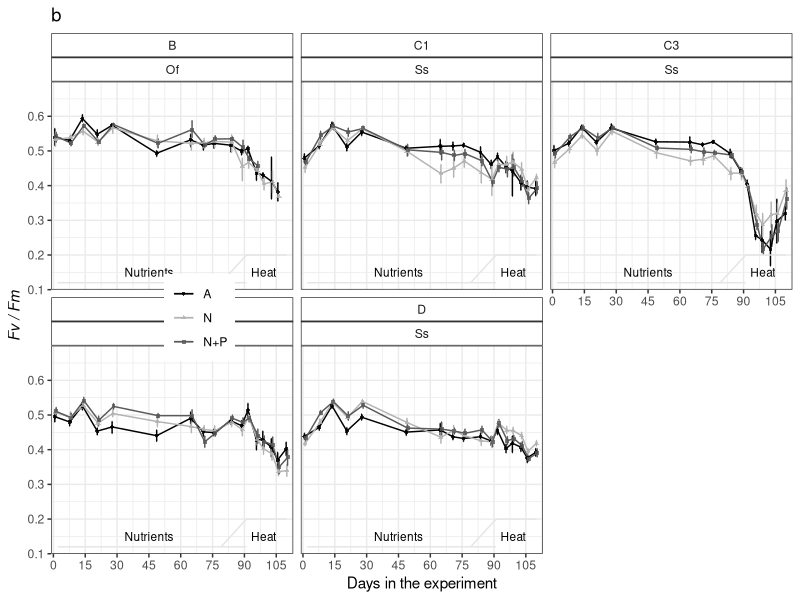
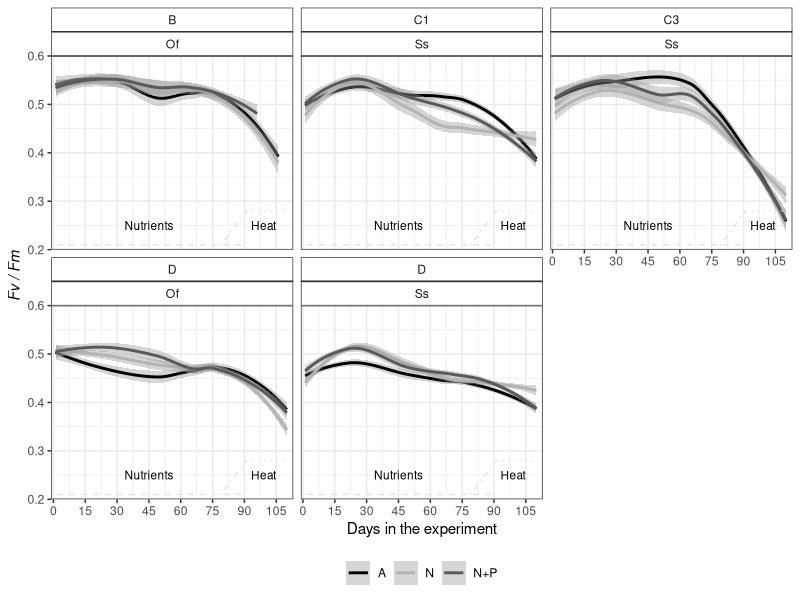
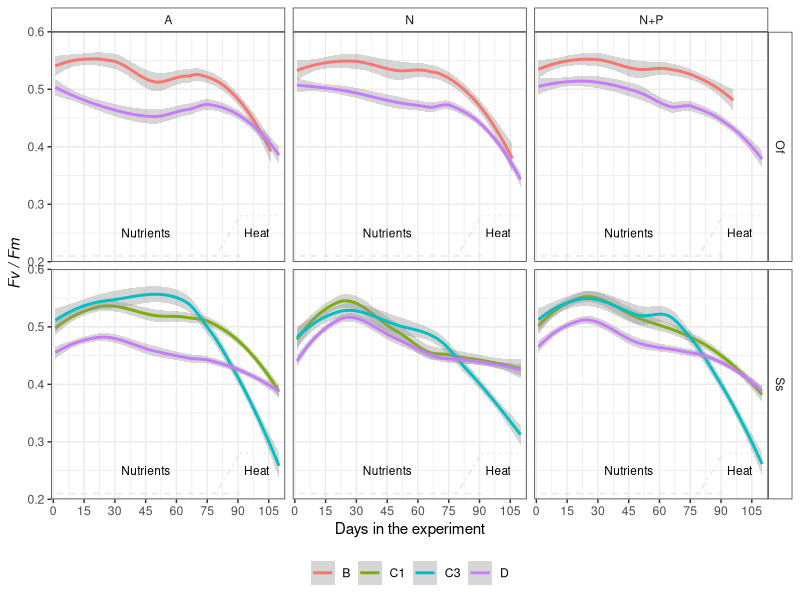
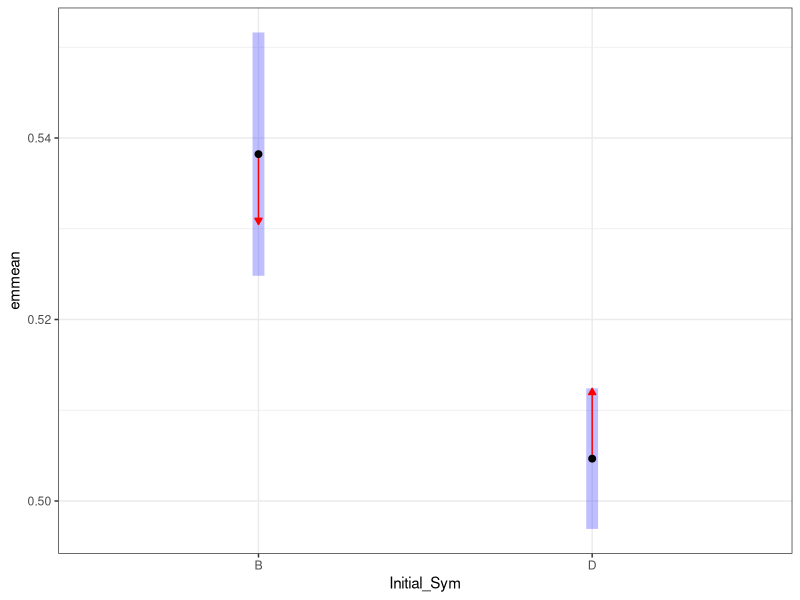

Recreate these plots in R, in order. (Note: this script raises an error after producing the figures.)
## ---- chunk 1
knitr::opts_chunk$set(echo = TRUE, warning=FALSE, message=FALSE, fig.width=7, fig.height=7)
## ---- chunk 2

# Load libraries and sources required to run the script
    library(tidyverse)
    library(ggthemes)
    library(lmerTest)
    library(emmeans)
    library(multcomp)
    library(effects)

# Default ggplot settings

    Fill.colour<-scale_colour_manual(values = c("black", "gray70", "gray35"))

    ggthe_bw<-theme(plot.background=element_blank(),
          panel.grid.major.y = element_blank(),
          panel.grid.major.x = element_blank(),
          panel.grid.minor.x = element_blank(),
          panel.grid.minor.y = element_blank(),
          legend.box.background = element_rect(),
          panel.background =element_rect(fill = NA, color = "black")
          )+
    theme_bw()
## ---- chunk 3
 # Experiment time points (metadata) 
    TimePoints<-read.csv("YII_Data/Time_Points.csv")
    TimePoints$Date<-as.Date(TimePoints$Date, "%m/%d/%y")

 #Ofav    
    YII.Ofav<-read.csv("YII_Data/YII_Nutrients_Ofav.csv")
      YII.Ofav$Fragment<-as.character(YII.Ofav$Fragment) 
      YII.Ofav$Colony<-factor(as.character(YII.Ofav$Colony), 
                            levels=c("34","20", "6", "31"))  # D dominance order
      YII.Ofav$Genotype<-paste("Of", YII.Ofav$Colony, sep = "_")
      YII.Ofav$Spp<-"Of"
      YII.Ofav$Initial_Sym<-NULL
      
      YII.Ofav$Initial_Sym[YII.Ofav$Genotype=="Of_31"]<-"B"
      YII.Ofav$Initial_Sym[YII.Ofav$Genotype!="Of_31"]<-"D"

            
# Ssid      
    YII.Ssid<-read.csv("YII_Data/YII_Nutrients_Ssid.csv")
      YII.Ssid$Colony<-factor(as.character(YII.Ssid$Colony), 
                                 levels=c("22","23","27", "28",
                                          "20", "24","30") )  # D dominance order
      YII.Ssid$Genotype<-paste("Ss", YII.Ssid$Colony, sep = "_")
      YII.Ssid$Spp<-"Ss"
      
      YII.Ssid$Initial_Sym[YII.Ssid$Genotype=="Ss_22"|
                           YII.Ssid$Genotype=="Ss_23"|
                           YII.Ssid$Genotype=="Ss_27"]<-"D"
      
      YII.Ssid$Initial_Sym[YII.Ssid$Genotype=="Ss_20"|
                           YII.Ssid$Genotype=="Ss_28"]<-"C1"
      
      YII.Ssid$Initial_Sym[YII.Ssid$Genotype=="Ss_24"|
                           YII.Ssid$Genotype=="Ss_30"]<-"C3"

  # Pool all species the data
      YII.data<-dplyr::bind_rows(list(YII.Ofav,YII.Ssid))
      YII.data<-YII.data[,-1]

        
      
      summary(YII.data)
      
# Organize data type
      YII.data$Date<-as.Date(YII.data$Date, "%m/%d/%y")
      YII.data$Days<-(as.numeric(YII.data$Date) -17485)
      
      YII.data$Spp <- as.factor(YII.data$Spp)
      YII.data$Treatment <- as.character(YII.data$Treatment)
      YII.data$Treatment[YII.data$Treatment == "Control"] <- "A"
      YII.data$Treatment[YII.data$Treatment == "NP"] <- "N+P"
      YII.data$Treatment <- as.factor(YII.data$Treatment)
      YII.data$Genotype<-factor(as.character(YII.data$Genotype), 
                             levels=c(
                            "Of_34","Of_20","Of_6", "Of_31",
                            "Ss_22","Ss_23","Ss_27", "Ss_28",
                            "Ss_20", "Ss_24","Ss_30"
                             ))  # D dominance order
      YII.data$Fragment <- paste(YII.data$Spp, YII.data$Fragment, sep = "_")
      
   # Add timepoints
      YII.data<-left_join(YII.data, TimePoints, by="Date")
      YII.data$SampleID <- paste(YII.data$Fragment, YII.data$Time_Point, sep = "_")
      
# Check the data
      str(YII.data)
      summary(YII.data)
      # YII.data<-YII.data[order(
      #   YII.data$Spp, YII.data$Treatment, YII.data$Replicate,
      #   YII.data$Fragment, YII.data$Date),]
      YII.data<-YII.data[order(
        YII.data$Spp, YII.data$Date, YII.data$Treatment, YII.data$Replicate,
        YII.data$Fragment),]
      #write.csv(YII.data, "Outputs/All_YII_data.csv", row.names = F)
    
    # Remove baseline values
      YII.data<-subset(YII.data, Days>-1)
    # Remove recovery values
      YII.data<-subset(YII.data, Days<112)
      # write.csv(YII.data, "Outputs/Experiment_YII_data.csv", row.names = F)  
    # YII.Wide<- reshape(YII.data, idvar = "Fragment", timevar = "Days", direction = "wide")
      
      #Spp.fragments<-YII.data %>% 
        #group_by(Spp, Genotype, Treatment, Replicate) %>% count(Fragment)
      #Spp.fragments
      #write.csv(Spp.fragments, "Outputs/Meassurments_perFragments.csv", row.names = F)

## ---- chunk 4
YII_Treat_OfSs<- ggplot(data=subset(YII.data, Spp!="Ac"), aes (Days, YII, colour=factor(Treatment), shape=factor(Treatment))) + ggtitle("b") +
        ggthe_bw + Fill.colour+
        stat_summary(fun.data = "mean_cl_boot",geom = "errorbar", width = 1,
                     position = position_dodge(1) )+
        stat_summary(fun.y=mean, geom="line", position = position_dodge(1), 
                     linetype=1, alpha=1) + 
         stat_summary(fun.y=mean, geom="point", size =1,
                   position=position_dodge(width=1), alpha=0.8)  +
        theme(legend.position=c(0.2, 0.5),
        legend.title = element_blank(), 
        strip.background =element_rect(fill=NA)) + # geom_smooth()+
      
    scale_y_continuous(limits = c(0.1, 0.7),
                           breaks = seq(0.1, 0.6, 0.1),  
                           expand = c(0, 0),
                           name=expression(~italic("Fv / Fm"))) +
        scale_x_continuous(name="Days in the experiment",
                           limits = c(-1,113),
                           breaks = seq(0, 113, 15),  
                           expand = c(0, 0))+
        annotate("segment", x = 2, xend = 91, y = 0.12, yend = 0.12,
                  colour = "gray90", linetype=1)+
        annotate("segment", x = 79, xend = 91, y = 0.12, yend = 0.20,
                  colour = "gray90", linetype=1)+
        annotate("segment", x = 91, xend = 110, y = 0.20, yend = 0.20,
                  colour = "gray90", linetype=1)
        
      
      FigureS4<-YII_Treat_OfSs + #facet_grid (Spp~.)+
        annotate("text", x = 45, y = 0.15, label = "Nutrients", size=3)+
        annotate("text", x = 99, y = 0.15, label = "Heat", size=3)
    FigureS4+facet_wrap(Initial_Sym~Spp)

## ---- chunk 5
YII_Treat_Spp_Sym<- ggplot(data=subset(YII.data), aes (Days, YII, colour=factor(Treatment))) +
         ggthe_bw + Fill.colour + geom_smooth()+
  #stat_summary(fun.data = "mean_cl_boot",geom = "errorbar", width = 1,
  #                  position = position_dodge(1) )+
  #stat_summary(fun.y=mean, geom="line", position = position_dodge(1), linetype=1, alpha=1) + 
  #stat_summary(fun.y=mean, geom="point", size =1,
  #                 position=position_dodge(width=1), alpha=0.8)  +
  theme(legend.position="bottom", 
              legend.title = element_blank(),
              strip.background = element_rect(fill="white"))+
  scale_y_continuous(limits = c(0.2, 0.6),
                           breaks = seq(0.1, 0.6, 0.1),  
                           expand = c(0, 0),
                           name=expression(~italic("Fv / Fm"))) +
  scale_x_continuous(name="Days in the experiment",
                           limits = c(-1,113),
                           breaks = seq(0, 113, 15),  
                           expand = c(0, 0))+
  annotate("segment", x = 2, xend = 91, y = 0.21, yend = 0.21,
                  colour = "gray90", linetype=2)+
  annotate("segment", x = 79, xend = 91, y = 0.21, yend = 0.28,
                  colour = "gray90", linetype=4)+
  annotate("segment", x = 91, xend = 110, y = 0.28, yend = 0.28,
                  colour = "gray90", linetype=3)

        
FigureS4b<-YII_Treat_Spp_Sym + facet_wrap (Initial_Sym~Spp)+
        annotate("text", x = 45, y = 0.25, label = "Nutrients", size=3)+
        annotate("text", x = 99, y = 0.25, label = "Heat", size=3)
FigureS4b

#ggsave(file="Outputs/Fig_S4_Ofav-Ssid_YII_Treatb.svg", plot=FigureS4b, width=7, height=6)
## ---- chunk 6
YII_Treat_Sym_Spp<- ggplot(data=subset(YII.data), aes (Days, YII, colour=factor(Initial_Sym))) +
         ggthe_bw + geom_smooth()+
  #stat_summary(fun.data = "mean_cl_boot",geom = "errorbar", width = 1,
  #                  position = position_dodge(1) )+
  #stat_summary(fun.y=mean, geom="line", position = position_dodge(1), linetype=1, alpha=1) + 
  #stat_summary(fun.y=mean, geom="point", size =1,
  #                 position=position_dodge(width=1), alpha=0.8)  +
  theme(legend.position="bottom", 
              legend.title = element_blank(),
              strip.background = element_rect(fill="white"))+
  scale_y_continuous(limits = c(0.2, 0.6),
                           breaks = seq(0.1, 0.6, 0.1),  
                           expand = c(0, 0),
                           name=expression(~italic("Fv / Fm"))) +
  scale_x_continuous(name="Days in the experiment",
                           limits = c(-1,113),
                           breaks = seq(0, 113, 15),  
                           expand = c(0, 0))+
  annotate("segment", x = 2, xend = 91, y = 0.21, yend = 0.21,
                  colour = "gray90", linetype=2)+
  annotate("segment", x = 79, xend = 91, y = 0.21, yend = 0.28,
                  colour = "gray90", linetype=4)+
  annotate("segment", x = 91, xend = 110, y = 0.28, yend = 0.28,
                  colour = "gray90", linetype=3)

        
FigureS4c<-YII_Treat_Sym_Spp + facet_grid (Spp~Treatment)+
        annotate("text", x = 45, y = 0.25, label = "Nutrients", size=3)+
        annotate("text", x = 99, y = 0.25, label = "Heat", size=3)
FigureS4c

## ---- chunk 7
#Time as a factor, not as int
      str(YII.data)
      YII.data$DaysF<-as.factor(YII.data$Days)
## ---- chunk 8

YII.Ofav<-subset(YII.data, Spp=="Of")

YII.Ofav.0<-subset(YII.Ofav, Days<2)
YII.Ofav.C<-subset(YII.Ofav, Days<77)
YII.Ofav.C.1<-subset(YII.Ofav.C, Days>2)
YII.Ofav.H<-subset(YII.Ofav, Days>76)

## ---- chunk 9

YII.Ssid<-subset(YII.data, Spp=="Ss")

YII.Ssid.0<-subset(YII.Ssid, Days<2)
YII.Ssid.C<-subset(YII.Ssid, Days<77)
YII.Ssid.C.1<-subset(YII.Ssid.C, Days>2)
YII.Ssid.H<-subset(YII.Ssid, Days>76)

## ---- chunk 10

LME_Ofav0<-lmer(YII ~ Treatment + Initial_Sym + (1|Replicate), 
                     data=YII.Ofav.0)
     #step (LME_Ofav0) 
     anova(LME_Ofav0) # Treatment not significant        
     ranova(LME_Ofav0) #  Replicate is not significant         
     

LME_Ofav0<-lm(YII ~ Initial_Sym, data=YII.Ofav.0)
     step (LME_Ofav0) 
     anova(LME_Ofav0)         

# EMMs
    Ofav.YII.emm0<-emmeans(LME_Ofav0, ~ Initial_Sym)
      # contrast(Ssid.YII.emm, "tukey")
      
      # Tukey comparison (do not trust CI to compare EMMs)
      plot(emmeans(LME_Ofav0, ~Initial_Sym), comparisons = TRUE) +
        coord_flip(xlim = NULL, ylim = NULL, expand = TRUE) +
        theme_bw()
      
      Ofav.YII_groups0<-cld(Ofav.YII.emm0, by=NULL) # compact-letter display
      Ofav.YII_groups0
      # write.csv(Ofav.YII_groups0, "Outputs/Multicomp_OfavYII0.csv", row.names = F)

## ---- chunk 11

LME_Ssid0<-lmer(YII ~ Treatment + Initial_Sym +(1|Replicate), 
                     data=YII.Ssid.0)
     step (LME_Ssid0) #  Treatemnt and replicate are significant :/
     anova(LME_Ssid0)         
     ranova(LME_Ssid0)         
     

# EMMs
      Ssid.YII.emm0<-emmeans(LME_Ssid0, ~ Initial_Sym)
      # contrast(Ssid.YII.emm, "tukey")
      
      # Tukey comparison (do not trust CI to compare EMMs)
      plot(emmeans(LME_Ssid0, ~Initial_Sym), comparisons = TRUE) +
        coord_flip(xlim = NULL, ylim = NULL, expand = TRUE) +
        theme_bw()
      
      Ssid.YII_groups0<-cld(Ssid.YII.emm0, by=NULL) # compact-letter display
      Ssid.YII_groups0
      # write.csv(Ssid.YII_groups0, "Outputs/Multicomp_SsidYII0.csv", row.names = F)

## ---- chunk 12
LME_Ofav1.1<-lmer(YII ~ Treatment * Initial_Sym + (1|Fragment), 
                     data=YII.Ofav.C.1)
     step (LME_Ofav1.1) #  Replicate is significant
     anova(LME_Ofav1.1)         
     ranova(LME_Ofav1.1)         
     
# EMMs
    Ofav.YII.emm1.1<-emmeans(LME_Ofav1.1, ~ Initial_Sym|Treatment)
    # contrast(Ssid.YII.emm, "tukey")
      
    # Tukey comparison (do not trust CI to compare EMMs)
      plot(emmeans(LME_Ofav1.1, ~Treatment|Initial_Sym), comparisons = TRUE) +
      coord_flip(xlim = NULL, ylim = NULL, expand = TRUE) + facet_grid(~Initial_Sym) +
        theme_bw()
      
      Ofav.YII.emm1.1<-cld(Ofav.YII.emm1.1, by=NULL) # compact-letter display
      Ofav.YII.emm1.1
      #write.csv(Ofav.YII.emm1.1, "Outputs/Multicomp_OfavYII1.csv", row.names = F)

## ---- chunk 13
 
# 1. Ofav- Days 
      LME_Ofav<-lmer(YII ~ Treatment * Days * Initial_Sym +
                       (1|Genotype) + (1|Fragment) +(1|Replicate), 
                        data=YII.Ofav.C, na.action=na.omit)
      lmerTest::step (LME_Ofav) # Replicate is not significant
      ranova(LME_Ofav)
      
      LME_Ofav1<-lmer(YII ~ Treatment * Days * Initial_Sym + 
                        (1 | Genotype/Fragment),
                      data=YII.Ofav.C, na.action=na.omit)
      lmerTest::step (LME_Ofav1)
      
      
      # 2. Predict values:
    pred_Ofav1 <- predict(LME_Ofav1,re.form = NA)

  #3. Bootstrap CI:
    OF.boot1 <- bootMer(LME_Ofav1, predict, nsim = 1000, re.form = NULL) # include random effects, reduce CI lot!
    std.err <- apply(OF.boot1$t, 2, sd)
    CI.lo_1 <- pred_Ofav1 - std.err*1.96
    CI.hi_1 <- pred_Ofav1 + std.err*1.96

  #Plot
  Model_of_1b_plot<- ggplot(
    YII.Ofav.C, aes(x = Days, y = YII, colour = Treatment)) +
    geom_line(aes(y = pred_Ofav1),size=2) +
    #geom_point(aes(fill=factor(Treatment)),
    #         shape = 21, colour = "black", size = 2, stroke = 0.3, alpha=0.3) +
    geom_ribbon(aes(ymin = CI.lo_1, ymax = CI.hi_1),
                size=2, alpha = 0.1, linetype = 0) +
    #scale_color_manual(values=my_colours) +
    #scale_fill_manual(values=my_colours) +
    scale_y_continuous(name=expression(~italic("Fv / Fm")),
                       limits = c(0.5, 0.61), 
                       breaks = seq(0.4, 0.6, by=0.1), expand = c(0,0))+
    scale_x_continuous("Days in the experiment", limits = c(0, 78),
                     breaks = seq(0, 76, by=7), expand = c(0,0))+
    
     stat_summary(fun.data = "mean_cl_boot",geom = "errorbar", width = 1,
                   position = position_dodge(1) )+
    stat_summary(fun.y=mean, geom="line", position = position_dodge(1), 
                  linetype=1, alpha=1) + 
    # stat_summary(fun.y=mean, geom="point", size =1,
    #             position=position_dodge(width=1), alpha=0.8)  +
    ggthe_bw
  
  Model_of_1b_plot + facet_grid(~Initial_Sym)
  
## ---- chunk 14
# 1. Ofav- Days 
      LME_Ofav<-lmer(YII ~ Treatment * DaysF * Initial_Sym +
                       (1|Genotype) + (1|Fragment) +(1|Replicate), 
                        data=YII.Ofav.C, na.action=na.omit)
      lmerTest::step (LME_Ofav) # Replicate is not significant
      ranova(LME_Ofav)
      
      LME_Ofav1.2<-lmer(YII ~ Treatment * DaysF * Initial_Sym + 
                        (1|Fragment),
                      data=YII.Ofav.C, na.action=na.omit)
      lmerTest::step (LME_Ofav1.2)
      
      
  # 2. Predict values:
    pred_Ofav1.2 <- predict(LME_Ofav1.2,re.form = NA)

  #3. Bootstrap CI:
    OF.boot1.2 <- bootMer(LME_Ofav1.2, predict, nsim = 1000, re.form = NULL) # include random effects, reduce CI lot!
    std.err <- apply(OF.boot1.2$t, 2, sd)
    CI.lo_1 <- pred_Ofav1.2 - std.err*1.96
    CI.hi_1 <- pred_Ofav1.2 + std.err*1.96

  #Plot
  Model_of_1.2_plot<- ggplot(
    YII.Ofav.C, aes(x = Days, y = YII, colour = Treatment)) +
    geom_line(aes(y = pred_Ofav1.2),size=2) +
    #geom_point(aes(fill=factor(Treatment)),
    #         shape = 21, colour = "black", size = 2, stroke = 0.3, alpha=0.3) +
    geom_ribbon(aes(ymin = CI.lo_1, ymax = CI.hi_1),
                size=2, alpha = 0.1, linetype = 0) +
    #scale_color_manual(values=my_colours) +
    #scale_fill_manual(values=my_colours) +
    scale_y_continuous(name=expression(~italic("Fv / Fm")),
                       limits = c(0.35, 0.61), 
                       breaks = seq(0.4, 0.6, by=0.1), expand = c(0,0))+
    scale_x_continuous("Days in the experiment", limits = c(0, 78),
                     breaks = seq(0, 76, by=7), expand = c(0,0))+
    
     stat_summary(fun.data = "mean_cl_boot",geom = "errorbar", width = 1,
                   position = position_dodge(1) )+
      stat_summary(fun.y=mean, geom="point", size =1,
                   position=position_dodge(width=1), alpha=0.8)  +
    ggthe_bw
  
  Model_of_1.2_plot + facet_grid(~Initial_Sym)
  
      # EMMs
      Ofav.YII.emmC<-emmeans(LME_Ofav1.2, ~Treatment * DaysF * Initial_Sym)
      #contrast(Ofav.YII.emm, "tukey")
      
      
      # Ofav.YII_groupsC<-cld(Ofav.YII.emmC, by=NULL) # compact-letter display
      # Ofav.YII_groupsC<-Ofav.YII_groupsC[order(
      #   Ofav.YII_groupsC$Days,
      #   Ofav.YII_groupsC$Treatment,
      #   Ofav.YII_groupsC$Initial_Sym),]
      # Ofav.YII_groupsC
      # write.csv(Ofav.YII_groupsC, "Outputs/Multicomp_OfavYIIC.csv", row.names = F)
## ---- chunk 15
LME_Ssid1.1<-lmer(YII ~ Treatment * Initial_Sym + (1|Fragment), 
                     data=YII.Ssid.C.1)
     step (LME_Ssid1.1) #  Replicate is significant
     anova(LME_Ssid1.1)         
     ranova(LME_Ssid1.1)         
     
# EMMs
    Ssid.YII.emm1.1<-emmeans(LME_Ssid1.1, ~ Initial_Sym|Treatment)
    # contrast(Ssid.YII.emm, "tukey")
      
    # Tukey comparison (do not trust CI to compare EMMs)
      plot(emmeans(LME_Ssid1.1, ~Treatment|Initial_Sym), comparisons = TRUE) +
      coord_flip(xlim = NULL, ylim = NULL, expand = TRUE) + facet_grid(~Initial_Sym)+
        theme_bw()
      
      Ssid.YII.Groups1.1<-cld(Ssid.YII.emm1.1, by=NULL) # compact-letter display
      Ssid.YII.Groups1.1<- Ssid.YII.Groups1.1[order(
        Ssid.YII.Groups1.1$Initial_Sym, 
        Ssid.YII.Groups1.1$Treatment),]
      Ssid.YII.Groups1.1
     #write.csv( Ssid.YII.Groups1.1, "Outputs/Multicomp_SsidYII1.1.csv", row.names = F)

## ---- chunk 16
LME_Ssid<-lmer(YII ~ Treatment * Days * Initial_Sym +
                       (1|Fragment) +(1|Replicate), 
                     data=subset(YII.Ssid.C))
     step (LME_Ssid) #  Replicate is not significant
     anova(LME_Ssid)         
     ranova(LME_Ssid)         
     
LME_Ssid1<-lmer(YII ~ Treatment * Days * Initial_Sym +
                       (1|Fragment),
                     data=YII.Ssid.C, na.action=na.omit)


# EMMs
      Ssid.YII.emm1<-emmeans(LME_Ssid1, ~Treatment * Days * Initial_Sym)
      # contrast(Ssid.YII.emm, "tukey")
      
      # Effect plot options
      emmip(LME_Ssid1, ~Initial_Sym|Treatment, CIs = TRUE) + theme_bw() # interaction plot of predictions

## ---- chunk 17
# 2. Predict values:
    predSs1 <- predict(LME_Ssid1,re.form = NA)

# 3. Bootstrap CI:
    boot1Ss <- bootMer(LME_Ssid1, predict, nsim = 1000, re.form = NULL) # include random effects, reduce CI lot!
    std.err <- apply(boot1Ss$t, 2, sd)
    CI.lo_1 <- predSs1 - std.err*1.96
    CI.hi_1 <- predSs1 + std.err*1.96
## ---- chunk 18
# 4. Plot
  Model1Ss_plot<- ggplot(
    YII.Ssid.C, aes(x = Days, y = YII, colour = Treatment)) +
    geom_line(aes(y = predSs1),size=2) +
    #geom_point(aes(fill=factor(Treatment)),
    #         shape = 21, colour = "black", size = 2, stroke = 0.3, alpha=0.5) +
    geom_ribbon(aes(ymin = CI.lo_1, ymax = CI.hi_1),
                size=2, alpha = 0.1, linetype = 0) +
    #scale_color_manual(values=my_colours) +
    #scale_fill_manual(values=my_colours) +
    scale_y_continuous(name=expression(~italic("Fv / Fm")),
                       limits = c(0.3, 0.6), 
                       breaks = seq(0.3, 0.6, by=0.1), expand = c(0,0))+
    scale_x_continuous("Days in the experiment (C phase)", limits = c(0, 78),
                     breaks = seq(0, 76, by=7), expand = c(0,0))+
    
    stat_summary(fun.data = "mean_cl_boot",geom = "errorbar", width = 1,
                   position = position_dodge(1) )+
    stat_summary(fun.y=mean, geom="line", position = position_dodge(1), 
                   linetype=1, alpha=0.5) + 
    #stat_summary(fun.y=mean, geom="point", size =1,
    #               position=position_dodge(width=1), alpha=0.8)  +
    ggthe_bw # + Fill.colour
  
  Model1Ss_plot + facet_grid(~Initial_Sym)
## ---- chunk 19
# 1. Ssid- Days 
      LME_Ssid<-lmer(YII ~ Treatment * DaysF * Initial_Sym +
                       (1|Genotype) + (1|Fragment) +(1|Replicate), 
                        data=YII.Ssid.C, na.action=na.omit)
      lmerTest::step (LME_Ssid) # Replicate is not significant
      ranova(LME_Ssid)
      
      LME_Ssid1.2<-lmer(YII ~ Treatment * DaysF * Initial_Sym + 
                        (1|Fragment),
                      data=YII.Ssid.C, na.action=na.omit)
      lmerTest::step (LME_Ssid1.2)
## ---- chunk 20
# 2. Predict values:
    pred_Ssid1.2 <- predict(LME_Ssid1.2,re.form = NA)

  #3. Bootstrap CI:
    Ss.boot1.2 <- bootMer(LME_Ssid1.2, predict, nsim = 1000, re.form = NULL) # include random effects, reduce CI lot!
    std.err <- apply(Ss.boot1.2$t, 2, sd)
    CI.lo_1 <- pred_Ssid1.2 - std.err*1.96
    CI.hi_1 <- pred_Ssid1.2 + std.err*1.96
## ---- chunk 21
# 4. Plot
  Model_Ss_1.2_plot<- ggplot(
    YII.Ssid.C, aes(x = Days, y = YII, colour = Treatment)) +
    geom_line(aes(y = pred_Ssid1.2),size=2) +
    #geom_point(aes(fill=factor(Treatment)),
    #         shape = 21, colour = "black", size = 2, stroke = 0.3, alpha=0.3) +
    geom_ribbon(aes(ymin = CI.lo_1, ymax = CI.hi_1),
                size=2, alpha = 0.1, linetype = 0) +
    #scale_color_manual(values=my_colours) +
    #scale_fill_manual(values=my_colours) +
    scale_y_continuous(name=expression(~italic("Fv / Fm")),
                       limits = c(0.35, 0.6), 
                       breaks = seq(0.4, 0.6, by=0.1), expand = c(0,0))+
    scale_x_continuous("Days in the experiment", limits = c(0, 78),
                     breaks = seq(0, 76, by=7), expand = c(0,0))+
    
    stat_summary(fun.data = "mean_cl_boot",geom = "errorbar", width = 1,
                   position = position_dodge(1) )+
    stat_summary(fun.y=mean, geom="point", size =1,
                   position=position_dodge(width=1), alpha=0.8)  +
    ggthe_bw
  
  Model_Ss_1.2_plot + facet_grid(~Initial_Sym)
## ---- chunk 22
# 5. EMMs
    Ssid.YII.emmC<-emmeans(LME_Ssid1.2, ~Treatment * DaysF * Initial_Sym)
      #contrast(Ssid.YII.emm, "tukey")
      
      
       Ssid.YII_groupsC<-cld(Ssid.YII.emmC, by=NULL) # compact-letter display
       Ssid.YII_groupsC<-Ssid.YII_groupsC[order(
         Ssid.YII_groupsC$DaysF,
         Ssid.YII_groupsC$Initial_Sym,
         Ssid.YII_groupsC$Treatment),]
       Ssid.YII_groupsC
       #write.csv(Ssid.YII_groupsC, "Outputs/Multicomp_SsidYIIC.csv", row.names = F)

## ---- chunk 23
# 1. Ofav- Days 
      LME_Ofav.H<-lmer(YII ~ Treatment * Days * Initial_Sym +
                       (1|Genotype) + (1|Fragment) +(1|Replicate), 
                        data=YII.Ofav.H, na.action=na.omit)
      lmerTest::step (LME_Ofav.H) # Replicate is not significant
      ranova(LME_Ofav.H)
      
      LME_Ofav.H1<-lmer(YII ~ Treatment * Days + 
                        (1 | Genotype/Fragment),
                      data=YII.Ofav.H, na.action=na.omit)
      lmerTest::step (LME_Ofav.H1)
## ---- chunk 24
# 2. Predict values:
    pred_Ofav.H <- predict(LME_Ofav.H1,re.form = NA)

#3. Bootstrap CI:
    OF.bootH <- bootMer(LME_Ofav.H1, predict, nsim = 1000, re.form = NULL) # include random effects, reduce CI lot!
    std.err <- apply(OF.bootH$t, 2, sd)
    CI.lo_H <- pred_Ofav.H - std.err*1.96
    CI.hi_H <- pred_Ofav.H + std.err*1.96
## ---- chunk 25
 # 4 .Plot
  Model_of_H_plot<- ggplot(
    YII.Ofav.H, aes(x = Days, y = YII, colour = Treatment)) +
    geom_line(aes(y = pred_Ofav.H),size=2) +
    #geom_point(aes(fill=factor(Treatment)),
    #         shape = 21, colour = "black", size = 2, stroke = 0.3, alpha=0.3) +
    geom_ribbon(aes(ymin = CI.lo_H, ymax = CI.hi_H),
                size=2, alpha = 0.1, linetype = 0) +
    #scale_color_manual(values=my_colours) +
    #scale_fill_manual(values=my_colours) +
    scale_y_continuous(name=expression(~italic("Fv / Fm")),
                       limits = c(0.25, 0.58), 
                       breaks = seq(0.3, 0.5, by=0.1), expand = c(0,0))+
    scale_x_continuous("Days in the experiment (H phase)", limits = c(80, 112),
                     breaks = seq(80, 110, by=7), expand = c(0,0))+
    
    stat_summary(fun.data = "mean_cl_boot",geom = "errorbar", width = 1,
                   position = position_dodge(1) )+
    stat_summary(fun.y=mean, geom="line", position = position_dodge(1), 
                   linetype=1, alpha=1) + 
    stat_summary(fun.y=mean, geom="point", size =1,
                   position=position_dodge(width=1), alpha=0.8)  +
    ggthe_bw
  
  Model_of_H_plot
  Model_of_H_plot+ facet_grid(Initial_Sym~.)
  
## ---- chunk 26
# 1. Ofav- Days 
      LME_Ofav.HF<-lmer(YII ~ Treatment * DaysF * Initial_Sym +
                       (1|Genotype) + (1|Fragment) +(1|Replicate), 
                        data=YII.Ofav.H, na.action=na.omit)
      lmerTest::step (LME_Ofav.HF) # Replicate is not significant
      ranova(LME_Ofav.HF)
      
      LME_Ofav.HF.1<-lmer(YII ~ Treatment + DaysF + Initial_Sym + (1 | Fragment) +
                      Treatment:DaysF + DaysF:Initial_Sym,
                      data=YII.Ofav.H, na.action=na.omit)
      lmerTest::step (LME_Ofav.HF.1)
## ---- chunk 27
# 2. Predict values:
    pred_OfavHF <- predict(LME_Ofav.HF.1,re.form = NA)

# 3. Bootstrap CI:
    OF.bootHF <- bootMer(LME_Ofav.HF.1, predict, nsim = 1000, re.form = NULL) # include random effects, reduce CI lot!
    std.err <- apply(OF.bootHF$t, 2, sd)
    CI.lo_HF <- pred_OfavHF - std.err*1.96
    CI.hi_HF <- pred_OfavHF + std.err*1.96
## ---- chunk 28
# 4. Plot
  Model_of_HF_plot<- ggplot(
    YII.Ofav.H, aes(x = Days, y = YII, colour = Treatment)) +
    geom_line(aes(y = pred_OfavHF),size=2) +
    #geom_point(aes(fill=factor(Treatment)),
    #         shape = 21, colour = "black", size = 2, stroke = 0.3, alpha=0.3) +
    geom_ribbon(aes(ymin = CI.lo_HF, ymax = CI.hi_HF),
                size=2, alpha = 0.1, linetype = 0) +
    #scale_color_manual(values=my_colours) +
    #scale_fill_manual(values=my_colours) +
    scale_y_continuous(name=expression(~italic("Fv / Fm")), 
                       limits = c(0.25, 0.55), 
                       breaks = seq(0.3, 0.5, by=0.1), expand = c(0,0))+
    scale_x_continuous("Days in the experiment (H phase)", limits = c(80, 112),
                     breaks = seq(80, 110, by=7), expand = c(0,0))+
    
    stat_summary(fun.data = "mean_cl_boot",geom = "errorbar", width = 1,
                   position = position_dodge(1) )+
    stat_summary(fun.y=mean, geom="point", size =1,
                   position=position_dodge(width=1), alpha=0.8)  +
    ggthe_bw
  
  Model_of_HF_plot
  Model_of_HF_plot + facet_grid(Initial_Sym~.)
## ---- chunk 29
# 5. EMMs
      Ofav.YII.emmH<-emmeans(LME_Ofav.HF.1, ~ Treatment:DaysF + DaysF:Initial_Sym)
      #contrast(Ofav.YII.emmH, "tukey")
      
      Ofav.YII_groupsH<-cld(Ofav.YII.emmH, by=NULL) # compact-letter display
      Ofav.YII_groupsH<-Ofav.YII_groupsH[order(
        Ofav.YII_groupsH$Days,
        Ofav.YII_groupsH$Treatment,
        Ofav.YII_groupsH$Initial_Sym),]
      Ofav.YII_groupsH
      #write.csv(Ofav.YII_groupsH, "Outputs/Multicomp_OfavYIIH.csv", row.names = F)
## ---- chunk 30
# 1. Ssid- Days 
      LME_Ssid.H<-lmer(YII ~ Treatment * Days * Initial_Sym +
                       (1|Genotype) + (1|Fragment) +(1|Replicate), 
                        data=YII.Ssid.H, na.action=na.omit)
      lmerTest::step (LME_Ssid.H) # Replicate is not significant
      ranova(LME_Ssid.H)
      
      LME_Ssid.H1<-lmer(YII ~ Treatment * Days * Initial_Sym + 
                        (1 | Genotype/Fragment),
                      data=YII.Ssid.H, na.action=na.omit)
      lmerTest::step (LME_Ssid.H1)
      anova(LME_Ssid.H1)
## ---- chunk 31
# 2. Predict values:
    pred_Ssid.H <- predict(LME_Ssid.H1,re.form = NA)

#3. Bootstrap CI:
    Ss.bootH <- bootMer(LME_Ssid.H1, predict, nsim = 1000, re.form = NULL) # include random effects, reduce CI lot!
    std.errSH <- apply(Ss.bootH$t, 2, sd)
    CI.lo_SH <- pred_Ssid.H - std.errSH*1.96
    CI.hi_SH <- pred_Ssid.H + std.errSH*1.96
## ---- chunk 32
 # 4 .Plot
  Model_Ss_H_plot<- ggplot(
    YII.Ssid.H, aes(x = Days, y = YII, colour = Treatment)) +
    geom_line(aes(y = pred_Ssid.H),size=2) +
    #geom_point(aes(fill=factor(Treatment)),
    #         shape = 21, colour = "black", size = 2, stroke = 0.3, alpha=0.3) +
    geom_ribbon(aes(ymin = CI.lo_SH, ymax = CI.hi_SH),
                size=2, alpha = 0.1, linetype = 0) +
    #scale_color_manual(values=my_colours) +
    #scale_fill_manual(values=my_colours) +
    scale_y_continuous(name=expression(~italic("Fv / Fm")),
                       limits = c(0.1, 0.58), 
                       breaks = seq(0.1, 0.5, by=0.1), expand = c(0,0))+
    scale_x_continuous("Days in the experiment (H phase)", limits = c(80, 112),
                     breaks = seq(80, 110, by=7), expand = c(0,0))+
    
    stat_summary(fun.data = "mean_cl_boot",geom = "errorbar", width = 1,
                   position = position_dodge(1) )+
    stat_summary(fun.y=mean, geom="line", position = position_dodge(1), 
                   linetype=1, alpha=0.5) + 
    #stat_summary(fun.y=mean, geom="point", size =1,
    #               position=position_dodge(width=1), alpha=0.8)  +
    ggthe_bw
  
  Model_Ss_H_plot+ facet_grid(~Initial_Sym)
## ---- chunk 33
# 1. Ssid- Days 
      LME_Ssid.HF<-lmer(YII ~ Treatment * DaysF * Initial_Sym +
                       (1|Genotype) + (1|Fragment) +(1|Replicate), 
                        data=YII.Ssid.H, na.action=na.omit)
      lmerTest::step (LME_Ssid.HF) # Replicate is not significant
      ranova(LME_Ssid.HF)
      
      LME_Ssid.HF.1<-lmer(YII ~ Treatment * DaysF * Initial_Sym + (1 | Fragment),
                      data=YII.Ssid.H, na.action=na.omit)
      lmerTest::step (LME_Ssid.HF.1)
      anova(LME_Ssid.HF.1)
## ---- chunk 34
# 2. Predict values:
    pred_SsidHF <- predict(LME_Ssid.HF.1,re.form = NA)

# 3. Bootstrap CI:
    Ss.bootHF <- bootMer(LME_Ssid.HF.1, predict, nsim = 1000, re.form = NULL) # include random effects, reduce CI lot!
    std.err <- apply(Ss.bootHF$t, 2, sd)
    CI.lo_HF.S <- pred_SsidHF - std.err*1.96
    CI.hi_HF.S <- pred_SsidHF + std.err*1.96
## ---- chunk 35
# 4. Plot
  Model_Ss_HF_plot<- ggplot(
    YII.Ssid.H, aes(x = Days, y = YII, colour = Treatment)) +
    geom_line(aes(y = pred_SsidHF),size=2) +
    #geom_point(aes(fill=factor(Treatment)),
    #         shape = 21, colour = "black", size = 2, stroke = 0.3, alpha=0.3) +
    geom_ribbon(aes(ymin = CI.lo_HF.S, ymax = CI.hi_HF.S),
                size=2, alpha = 0.1, linetype = 0) +
    #scale_color_manual(values=my_colours) +
    #scale_fill_manual(values=my_colours) +
    scale_y_continuous(name=expression(~italic("Fv / Fm")), 
                       limits = c(0.1, 0.55), 
                       breaks = seq(0.1, 0.5, by=0.1), expand = c(0,0))+
    scale_x_continuous("Days in the experiment (H phase)", limits = c(80, 112),
                     breaks = seq(80, 110, by=7), expand = c(0,0))+
    
    stat_summary(fun.data = "mean_cl_boot",geom = "errorbar", width = 1,
                   position = position_dodge(1) )+
    #stat_summary(fun.y=mean, geom="point", size =1,
    #               position=position_dodge(width=1), alpha=0.8)  +
    ggthe_bw
  
  Model_Ss_HF_plot + facet_grid(~Initial_Sym)
## ---- chunk 36
# 5. EMMs
    Ssid.YII.emmH<-emmeans(LME_Ssid.HF.1, ~ Treatment*DaysF*Initial_Sym)
      #contrast(Ssid.YII.emmH, "tukey")
      
      Ssid.YII_groupsH<-cld(Ssid.YII.emmH, by=NULL) # compact-letter display
      Ssid.YII_groupsH<-Ssid.YII_groupsH[order(
        Ssid.YII_groupsH$Days,
        Ssid.YII_groupsH$Treatment,
        Ssid.YII_groupsH$Initial_Sym),]
      Ssid.YII_groupsH
      #write.csv(Ssid.YII_groupsH, "Outputs/Multicomp_SsidYIIH.csv", row.names = F)
## ---- chunk 37
# Creates bibliography 
#knitr::write_bib(c(.packages()), "packages.bib")
